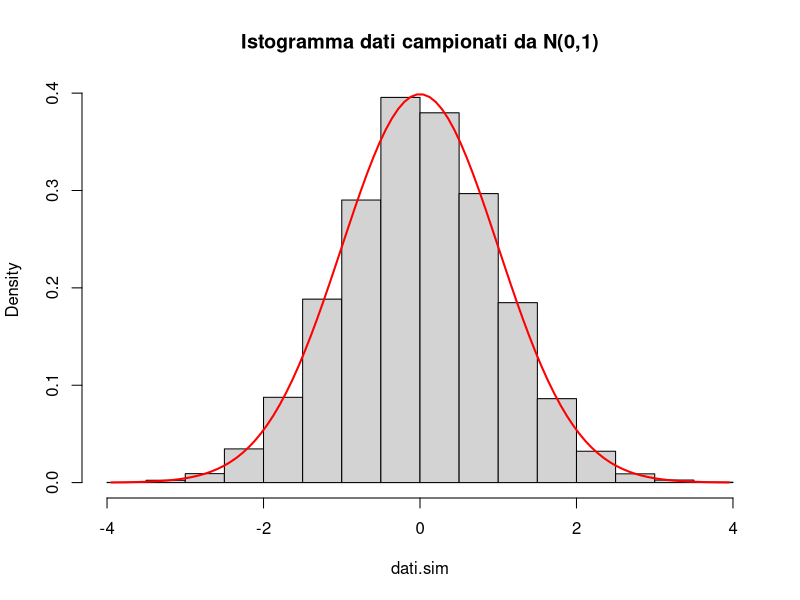
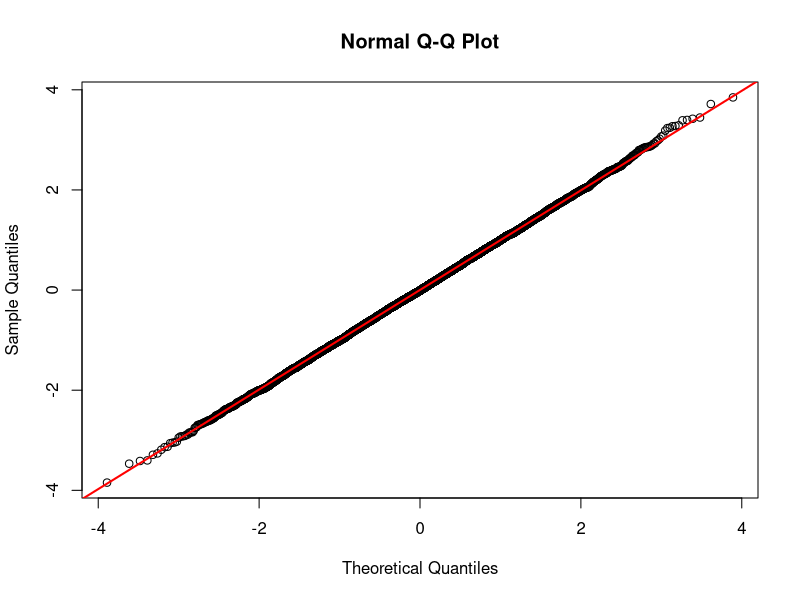
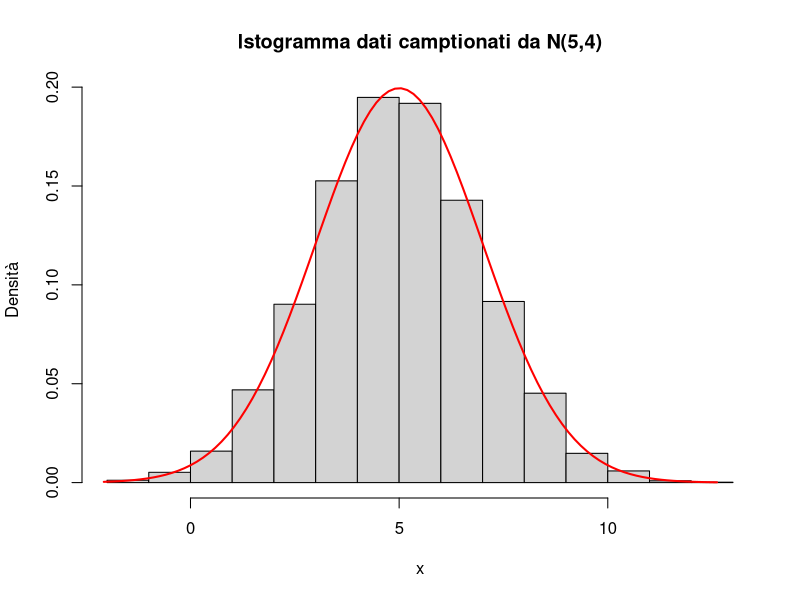
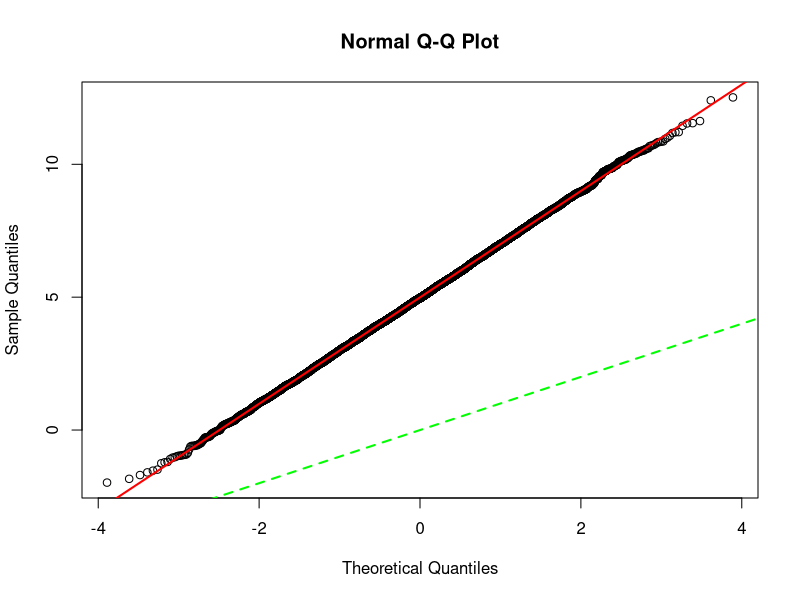
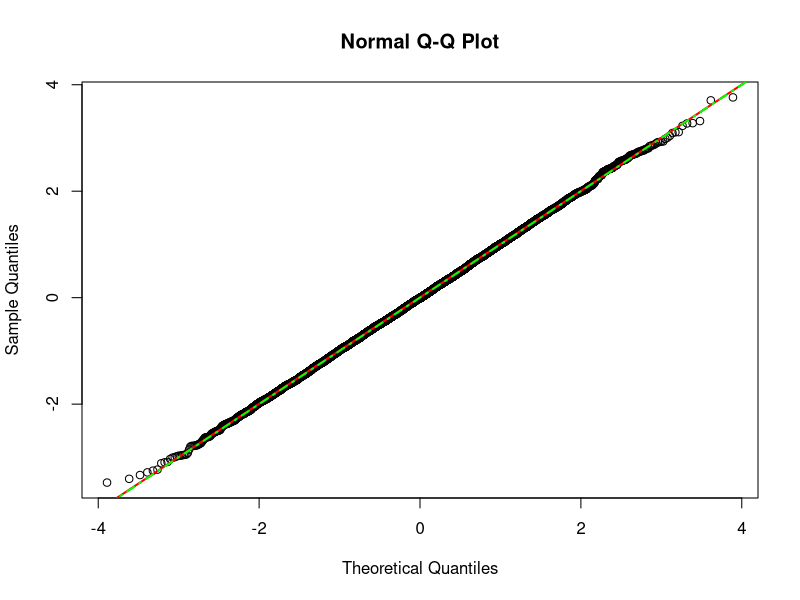
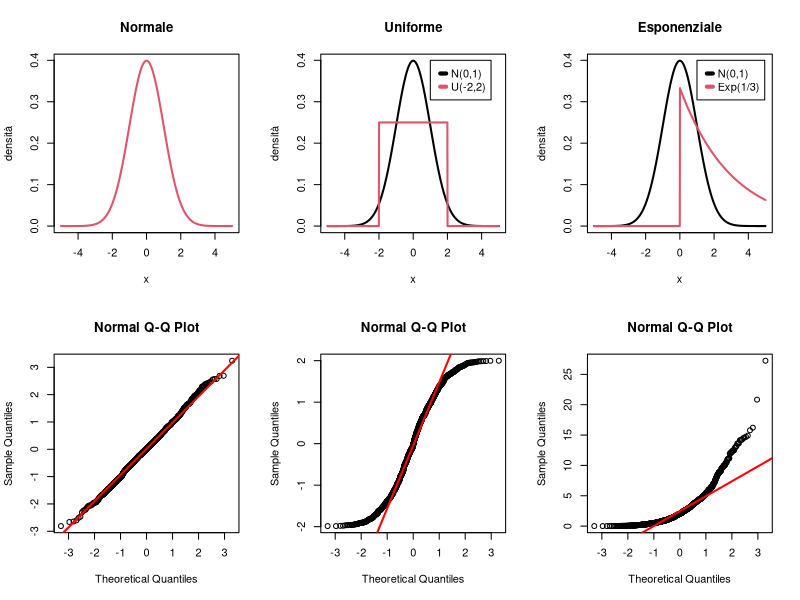

These figures' R source, in order:
## ---- chunk 1
knitr::opts_chunk$set(echo = TRUE, fig.width= 4.5, 
                                   fig.height= 3.5, 
                                   fig.align= "center")
## ---- chunk 2
rm(list=ls())
graphics.off()
## ---- chunk 3
set.seed(123) 
mu = 0
sigma = 1
N = 10000
dati.sim = rnorm(N, mean = mu, sd = sigma)
## ---- chunk 4
hist(dati.sim, prob= T, main= 'Istogramma dati campionati da N(0,1)')
x= seq(min(dati.sim)-.1, max(dati.sim)+.1,length = 100)
y= dnorm(x, mean= mu, sd= sigma)
lines(x, y, col= 'red', lwd= 2)
## ---- chunk 5
qqnorm(dati.sim)
qqline(dati.sim, col= 'red', lwd= 2 )
## ---- chunk 6
mu2 = 5
sigma2 = 2
dati.sim2 = rnorm( N, mean = mu2, sd = sigma2 )


# Istogramma
x = seq(min(dati.sim2)-.1, max(dati.sim2)+.1, length = 100 )
dens = dnorm(x, mean = mu2, sd = sigma2 )

hist(dati.sim2, prob = T, main = 'Istogramma dati camptionati da N(5,4)',
     xlab="x", ylab="Densità")
lines( x, dens, col = 'red', lwd = 2 )
## ---- chunk 7
qqnorm(dati.sim2)
qqline(dati.sim2, col= 'red', lwd= 2)
abline(0, 1, lwd= 2, col= 'green', lty= 2)
## ---- chunk 8
dati.stand= (dati.sim2 - mean(dati.sim2))/sd(dati.sim2)

qqnorm(dati.stand)
qqline(dati.stand, col = 'red', lwd= 2)
abline(0, 1, col = 'green', lty= 4, lwd= 2)
## ---- chunk 9
set.seed(123) 

z = rnorm(1000)
u = runif(1000, -2, 2)
g = rexp(1000, 1/3)
## ---- chunk 10
x = seq(from=-5, to=5, length=1000)

par(mfrow= c(2, 3))
plot(x, dnorm(x), type="l", lwd=2, col = 2,
     ylab = "densità", main = 'Normale')

plot(x, dnorm(x), type="l", lwd=2,
     ylab = "densità", main = 'Uniforme')
lines(x, dunif(x,min=-2,max=2), lwd=2, col = 2)
legend(1, 0.4, c("N(0,1)", "U(-2,2)"), col= c(1, 2), 
       lwd = 4, x.intersp = 0.5, seg.len=0.6)

plot(x, dnorm(x), type="l", lwd=2,
     ylab = "densità", main = 'Esponenziale')
lines(x, dexp(x,1/3), lwd=2, col = 2)
legend(1, 0.4, c( "N(0,1)", "Exp(1/3)" ), col = c(1, 2), 
       lwd = 4, x.intersp = 0.5, seg.len=0.6)

qqnorm(z)
qqline(z, col= 'red', lwd=2)
qqnorm(u)
qqline(u, col= 'red', lwd=2)
qqnorm(g)
qqline(g, col= 'red', lwd=2)

